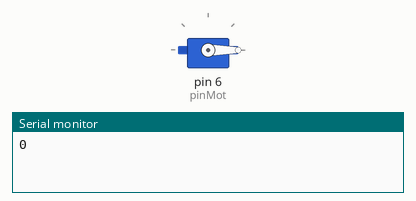
Recording of a sketch running on a simulated Arduino Uno, built with avr-gcc and run on an emulated ATmega328P. Shown: servo, the last lines printed to the serial monitor.

Above: at 0.05 s.
At 4.85 s:
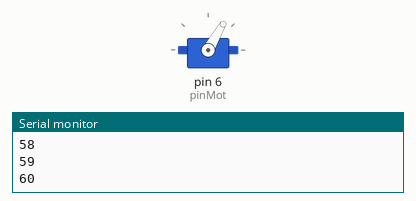
At 9.75 s:
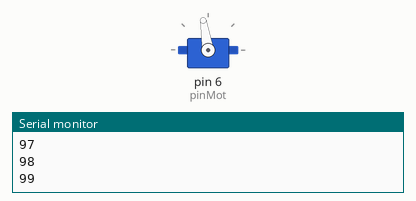
At 19.45 s:
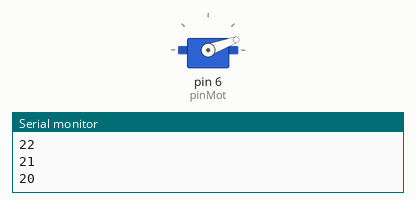
Timing chart, 0 to 27.4 s (numbered marks = the images above):
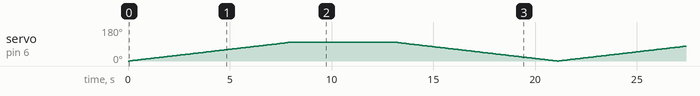

The sketch:

vitesse_moteur.ino
```cpp
#include <Servo.h>
const int pinMot =6;
Servo moteur;

void setup() {
  // put your setup code here, to run once:
  Serial.begin(9600);
  //while(!Serial){;}
  moteur.attach(pinMot,100,200);
}

void loop() {
  // put your main code here, to run repeatedly:
  int i=0;
  for(int i=0; i<100 ; i++){
    moteur.write(i);
    Serial.println(i);
    delay(80);
  }
  delay(5000);
  for(int i=100; i>0 ; i--){
    moteur.write(i);
    Serial.println(i);
    delay(80);
  }
  delay(50);
}
```
